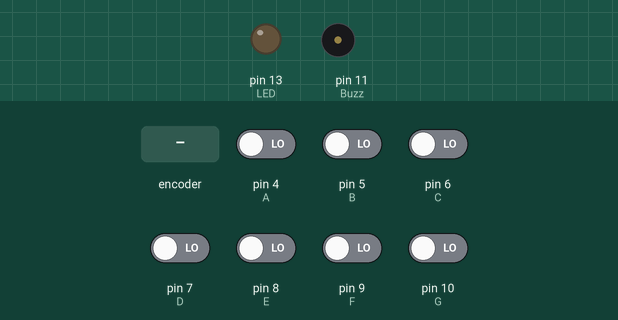
Bench run of a sketch on a simulated Arduino Uno, built with avr-gcc and run on an emulated ATmega328P. Shown: output pins drawn as LEDs (lit = HIGH), buzzer (waves = sounding). Dashed ring = blinking. The inputs (shaded band) are chosen by the test bench; at power-on: pin 4 (A), pin 5 (B), pin 6 (C), pin 7 (D), pin 8 (E), pin 9 (F), pin 10 (G) LOW.

Above: at 1.2 s.
1.3 s: rotary encoder on pin 4 (A) / pin 5 (B) turned 3 steps (first pin leading)
At 1.53 s:
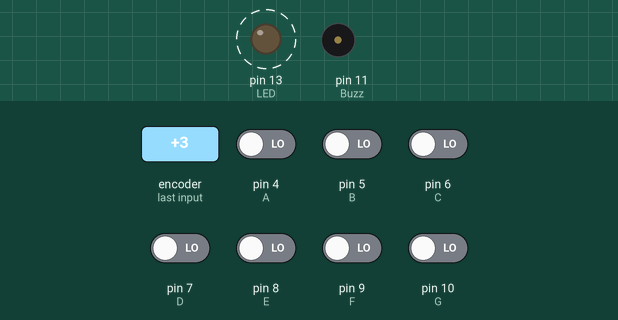
At 2.5 s:
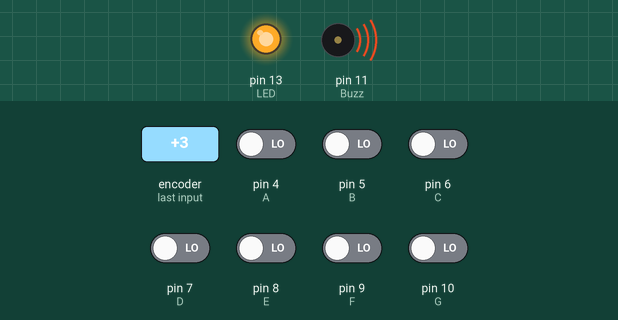
Timing chart, 0 to 4.3 s (numbered marks = the images above; inputs shaded):
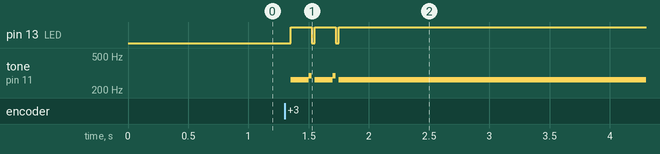

Measured:
- after the input at 1.3 s, pin 13 (LED): alternates HIGH for 0.18 s and LOW for 0.02 s, 5 changes in all, then stays HIGH, starting after 0.05 s; tone on pin 11 (Buzz): plays 262 Hz for 0.15 s, 294 Hz for 0.03 s, 262 Hz for 0.15 s, 294 Hz for 0.03 s, 262 Hz for 7.6 s, starting after 0.05 s

The sketch:

piano.ino
```cpp
#define T_A 262
#define T_B 294
#define T_C 330
#define T_D 349
#define T_E 392
#define T_F 440
#define T_G 493


const int A = 4;
const int B = 5;
const int C = 6;
const int D = 7;
const int E = 8;
const int F = 9;
const int G = 10;

const int Buzz = 11;
const int LED = 13;

void setup()
{
  pinMode(A, INPUT);
  pinMode(B, INPUT);
  pinMode(C, INPUT);
  pinMode(D, INPUT);
  pinMode(E, INPUT);
  pinMode(F, INPUT);
  pinMode(G, INPUT);

  pinMode(LED, OUTPUT);
  digitalWrite(LED, LOW);
}


void loop()
{

  while(digitalRead(A) == HIGH)
  {
    tone(Buzz,T_A);
    digitalWrite(LED,HIGH);

  }

  while(digitalRead(B) == HIGH)
  {
    tone(Buzz,T_B);
    digitalWrite(LED,HIGH);

  }


  while(digitalRead(C) == HIGH)
  {
    tone(Buzz,T_C);
    digitalWrite(LED,HIGH);
  }


  while(digitalRead(D) == HIGH)
  {
    tone(Buzz,T_D);
    digitalWrite(LED,HIGH);

  }

  while(digitalRead(E) == HIGH)
  {
    tone(Buzz,T_E);
    digitalWrite(LED,HIGH);

  }

  while(digitalRead(F) == HIGH)
  {
    tone(Buzz,T_F);
    digitalWrite(LED,HIGH);

  }

  while(digitalRead(G) == HIGH)
  {
    tone(Buzz,T_G);
    digitalWrite(LED,HIGH);

  }


  noTone(Buzz);
  digitalWrite(LED,LOW);

}
```
